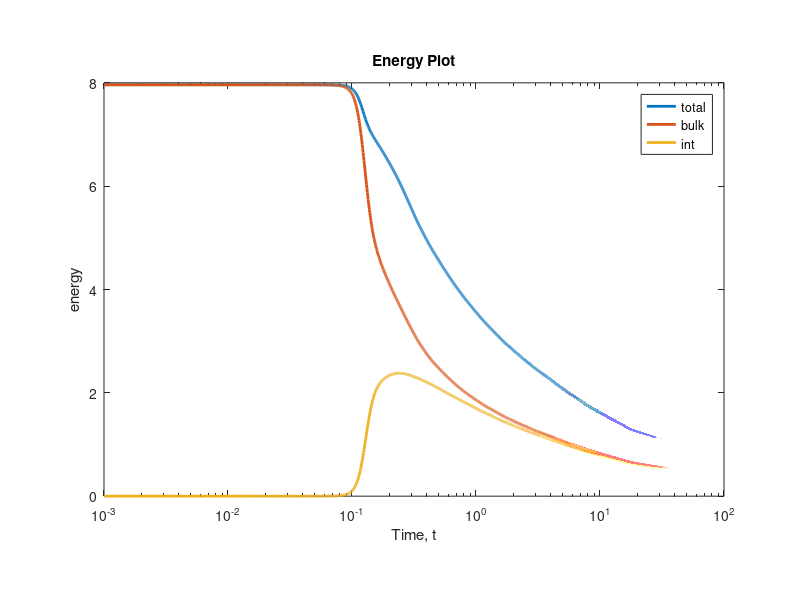
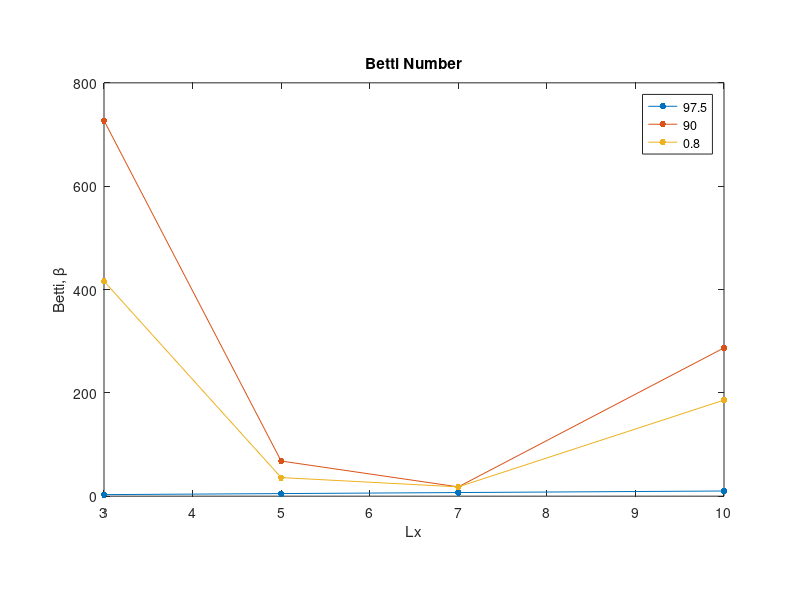

Write MATLAB code to recreate these figures, in order.
clear; close all;
%% plotting example1
% Written By:    SP
% Last Update:   3/20/15
%% Setup

ifPrintPDF = 0;
ifPrintPNG = 1;
%% Some Data

% load data1
fid = fopen('energy.txt');
e1 = cell2mat(textscan(fid,'%f %f %f %f %f','Headerlines',1));
fclose(fid);

t = e1(:,1);

% load data1
fid = fopen('betti1.txt');
b1 = cell2mat(textscan(fid,'%d %d %d %d %d %d %d %d %d'));
fclose(fid);

D = [3 5 7 10];
P = [0.975 0.9 0.8];

%% plotting

% set up
xrat = 1.5;
yrat = 1;

%legend
leg = char('total','bulk','int');

% one line at a time
figure;
h = semilogx(t,e1(:,2),t,e1(:,3),t,e1(:,4));hold on;
set(h,'LineWidth',2)
legend(leg,'Location','northeast')
title('Energy Plot');xlabel('Time, t');ylabel('energy');
set(gca,'FontSize',10);
pbaspect([xrat,yrat,1])
if ifPrintPDF, save2pdf('Energy',gcf,600), end;
if ifPrintPNG, print('Energy', '-dpng', '-r500'); end;
hold off

% for loop
leg = char('97.5','90','0.8');

figure;
for i = 1:length(P)
    h = plot(D,b1(:,i));  hold on;
    set(h,'Marker','.','MarkerSize',15)
end
legend(leg,'Location','northeast')
title('Betti Number');xlabel('Lx');ylabel('Betti, \beta');
pbaspect([xrat,yrat,1])
if ifPrintPDF, save2pdf('Betti',gcf,600), end;
if ifPrintPNG, print('Betti', '-dpng', '-r500'); end;
hold off